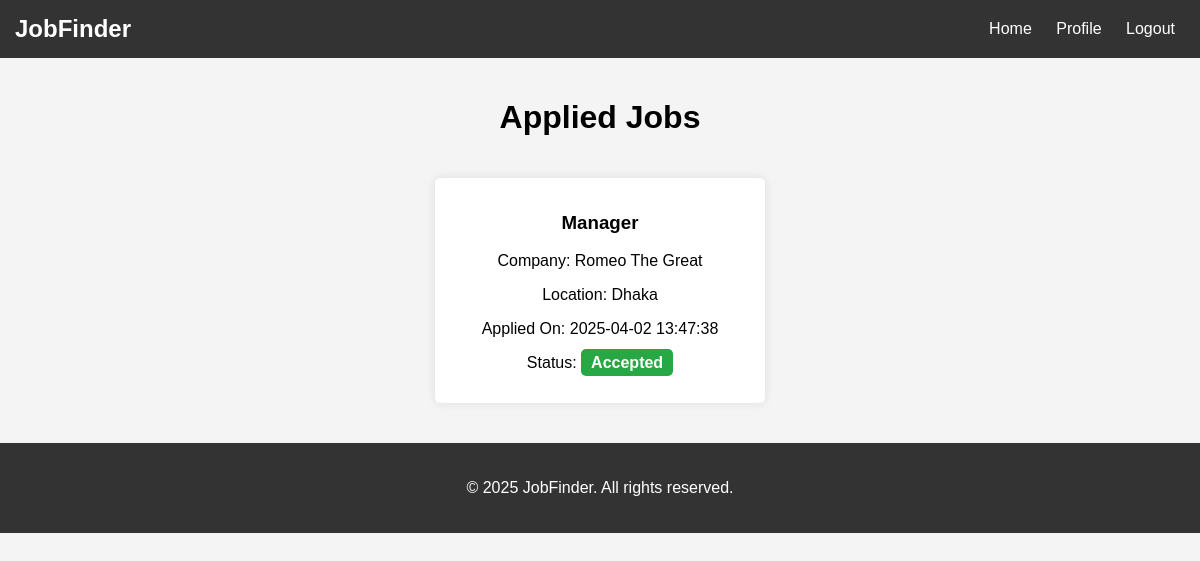
The app's page /applied-jobs.php (signed in) with its own data.
### tables this page shows
CREATE TABLE `applications` (
  `id` int(11) NOT NULL,
  `job_id` int(11) NOT NULL,
  `user_id` int(11) NOT NULL,
  `applied_at` timestamp NOT NULL DEFAULT current_timestamp(),
  `status` enum('waiting','accepted','rejected') DEFAULT 'waiting'
);

CREATE TABLE `jobs` (
  `id` int(11) NOT NULL,
  `title` varchar(255) NOT NULL,
  `company` varchar(255) NOT NULL,
  `location` varchar(255) NOT NULL,
  `description` text NOT NULL,
  `posted_by` int(11) NOT NULL,
  `created_at` timestamp NOT NULL DEFAULT current_timestamp()
);

### applied-jobs.php (the view, shortened to what this page needs)
<?php
include 'config.php';
$user_id = $_SESSION['user_id'];
$query = "SELECT jobs.id, jobs.title, jobs.company, jobs.location, applications.applied_at, applications.status
          FROM applications
          JOIN jobs ON applications.job_id = jobs.id
          WHERE applications.user_id = ?
          ORDER BY applications.applied_at DESC";
$stmt = $conn->prepare($query);
$stmt->bind_param("i", $user_id);
$stmt->execute();
$result = $stmt->get_result();
$appliedJobs = [];
while ($row = $result->fetch_assoc()) {
    $appliedJobs[] = $row;
}
?>
<!DOCTYPE html>
<html lang="en">
<head>
    <link rel="stylesheet" href="applied-jobs.css">
</head>
<body>
<header>
    <div class="logo">JobFinder</div>
    <nav>
        <a href="home.php">Home</a>
        <a href="profile.php">Profile</a>
        <a href="logout.php">Logout</a>
    </nav>
</header>
<main>
    <h1>Applied Jobs</h1>
    <div class="applied-jobs-list" id="applied-jobs-list">
        <?php if (count($appliedJobs) > 0): ?>
            <?php foreach ($appliedJobs as $job): ?>
                <div class="job-card">
                    <h3><?= htmlspecialchars($job['title']) ?></h3>
                    <p>Company: <?= htmlspecialchars($job['company']) ?></p>
                    <p>Location: <?= htmlspecialchars($job['location']) ?></p>
                    <p>Applied On: <?= htmlspecialchars($job['applied_at']) ?></p>
                    <p>Status:
                        <span class="status <?= $job['status'] ?>">
                            <?= ucfirst($job['status']) ?>
                        </span>
                    </p>
                </div>
            <?php endforeach; ?>
        <?php else: ?>
            <p>You have not applied for any jobs yet.</p>
        <?php endif; ?>
    </div>
</main>
<footer>
    <p>© 2025 JobFinder. All rights reserved.</p>
</footer>
</body>
</html>

### applied-jobs.css (style rules this page uses)
body { font-family: Arial, sans-serif; background-color: #f4f4f4; margin: 0; padding: 0; }
header { background: #333; color: white; padding: 15px; display: flex; justify-content: space-between; align-items: center; }
.logo { font-size: 24px; font-weight: bold; }
nav a { color: white; text-decoration: none; margin: 0 10px; }
main { padding: 20px; text-align: center; }
.applied-jobs-list { display: flex; flex-wrap: wrap; gap: 15px; justify-content: center; padding: 20px; }
.job-card { background: white; padding: 15px; border-radius: 5px; box-shadow: 0px 0px 10px rgba(0, 0, 0, 0.1); width: 300px; position: relative; }
.status { font-weight: bold; padding: 5px 10px; border-radius: 5px; }
.accepted { background-color: #28a745; color: white; }
footer { text-align: center; padding: 20px; background: #333; color: white; }

### records on screen
applications: job.title "Manager", job.company "Romeo The Great", job.location "Dhaka", applied_at "2025-04-02 13:47:38", status "Accepted"
